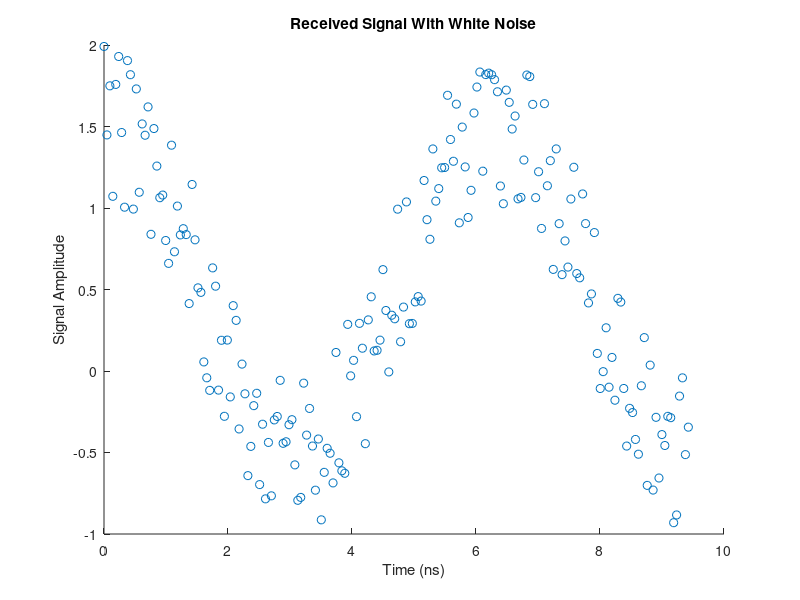

MATLAB code for this plot:
x = linspace(0,3*pi,200);
y = cos(x) + rand(1,200);
%sz = linspace(1,100,200);
scatter(x,y)
title('Received Signal With White Noise')
xlabel('Time (ns)')
ylabel('Signal Amplitude')